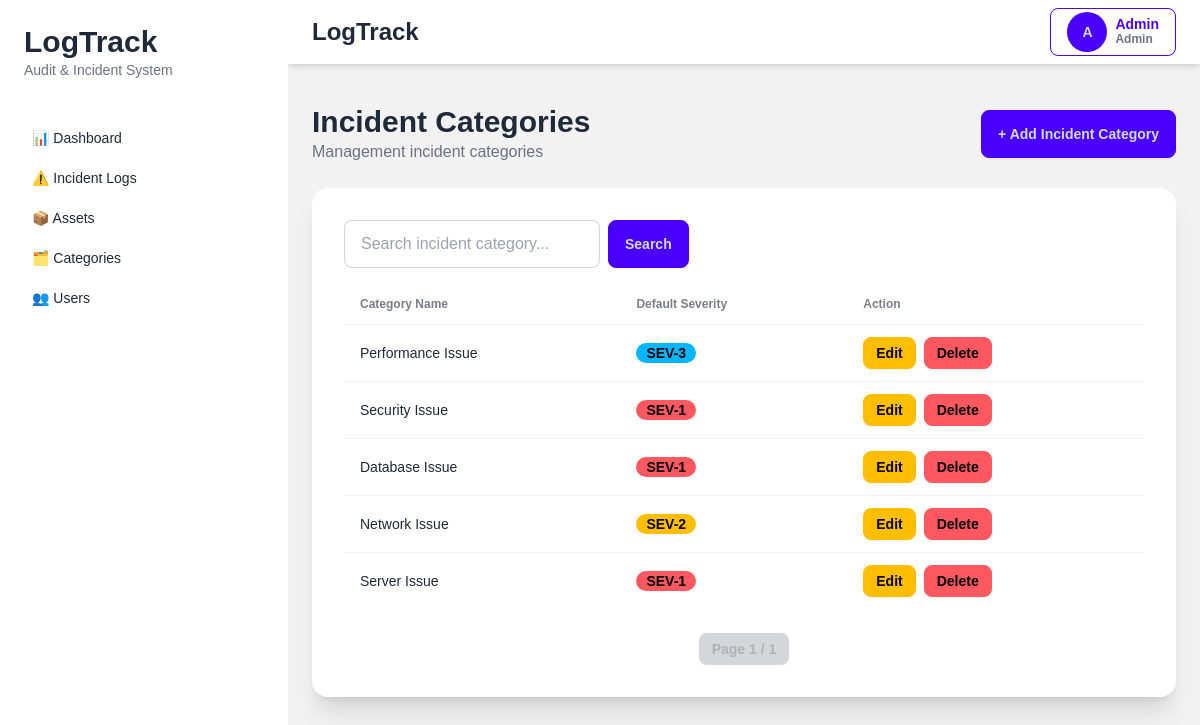
The app's page /incident_categories (signed in), older data.
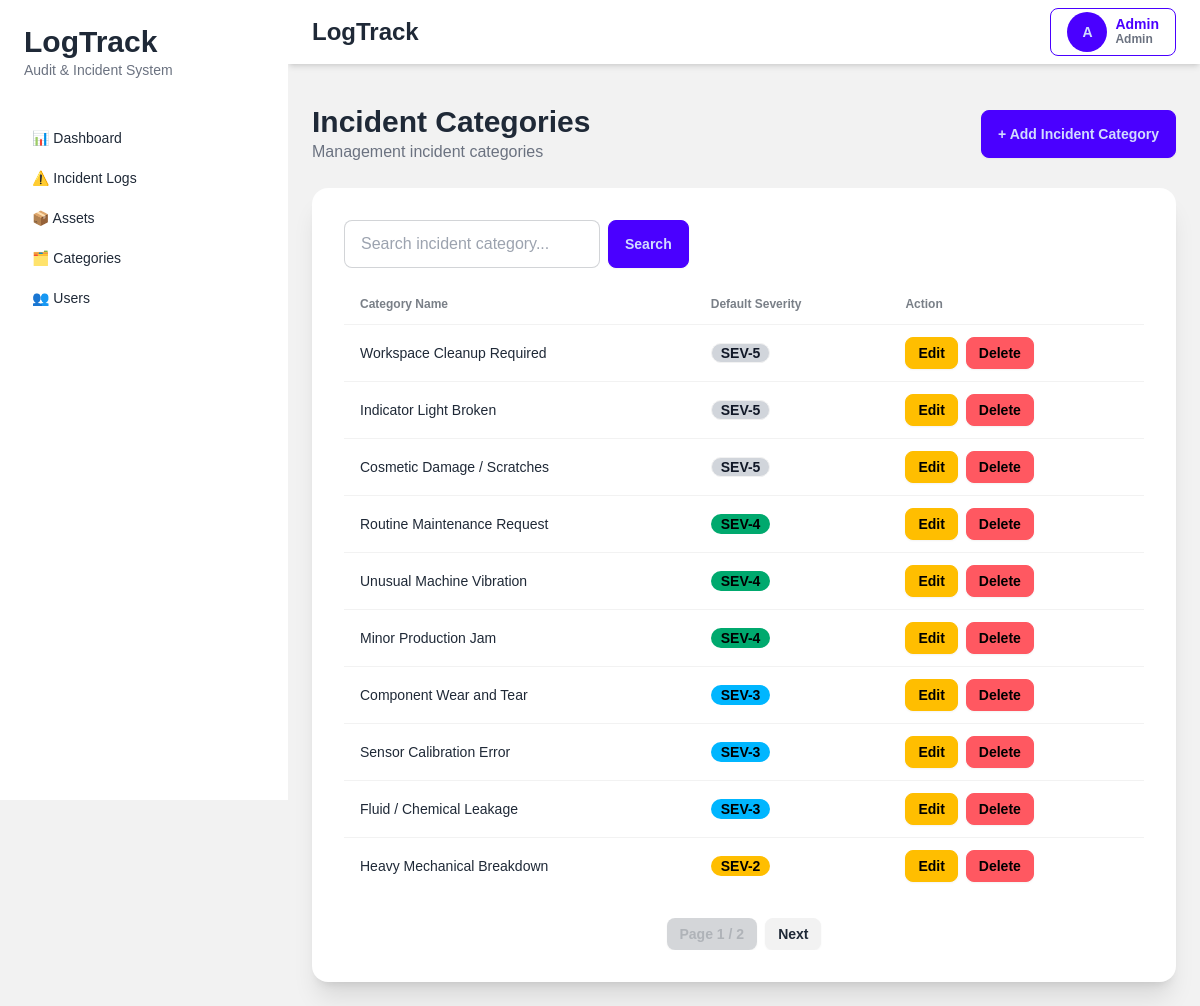
The same page, newer data.
### tables this page shows
CREATE TABLE incident_categories (

    id INTEGER PRIMARY KEY AUTOINCREMENT,

    category_name VARCHAR(255) NOT NULL,

    default_severity VARCHAR(50) NOT NULL,

    created_at DATETIME,

    updated_at DATETIME,

    is_deleted INTEGER DEFAULT 0
);

### app/controllers/incident_category_controller.py (the view, shortened to what this page needs)
def incident_category_index():
    conn = None
    try:
        conn = get_db_connection()
        role = session.get("role")
        role = int(role) if role is not None else 2
        page = request.args.get("page", 1, type=int)
        q = request.args.get("q", "")
        limit = 10
        offset = (page - 1) * limit
        if role == 0:
            base_query = "FROM incident_categories WHERE 1=1"
        else:
            base_query = "FROM incident_categories WHERE is_deleted = 0"
        params = []
        if q:
            base_query += " AND (category_name LIKE ? OR default_severity LIKE ?)"
            params.extend([f"%{q}%", f"%{q}%"])
        total = conn.execute(
            f"SELECT COUNT(*) {base_query}",
            params
        ).fetchone()[0]
        incident_categories = conn.execute(
            f"""
            SELECT *
            {base_query}
            ORDER BY id DESC
            LIMIT ? OFFSET ?
            """,
            params + [limit, offset]
        ).fetchall()
        total_pages = (total + limit - 1) // limit
        return render_template(
            "incident_categories/index.html",
            incident_categories=incident_categories,
            page=page,
            total_pages=total_pages,
            q=q,
            role=role
        )
    finally:
        if conn:
            conn.close()

### app/app.py (called while the page is built)
def create_app():
    app = Flask(__name__)
    app.config.from_object(
        "app.config.Config"
    )
    app.add_template_filter(
        timesince,
        "timesince"
    )
    @app.context_processor
    def inject_user():
        return {
            "role": session.get("role"),
            "user_name": session.get("name"),
            "user_id": session.get("user_id")
        }
    from app.routes.web import register_routes
    register_routes(app)
    return app

### app/database/connection.py (called while the page is built)
def get_db_connection():
    conn = sqlite3.connect(
        Config.DATABASE_PATH,
        timeout=30,
        isolation_level=None,
        check_same_thread=False
    )
    conn.row_factory = sqlite3.Row
    conn.execute("PRAGMA foreign_keys = ON")
    conn.execute("PRAGMA journal_mode = WAL")
    return conn

### app/templates/incident_categories/index.html (shortened to what this page needs)
{% extends "layouts/app.html" %}  {% block content %}
<div class="flex items-center justify-between mb-6">
  <div>
    <h1 class="text-3xl font-bold">Incident Categories</h1>
    <p class="text-gray-500">Management incident categories</p>
  </div>
  <a href="/incident_categories/create" class="btn btn-primary">
    + Add Incident Category
  </a>
</div>
<div class="card bg-base-100 shadow-xl">
  <div class="card-body">
    <div class="overflow-x-auto">
      <form method="GET" class="flex gap-2 mb-4">
        <input
          type="text"
          name="q"
          value="{{ q }}"
          placeholder="Search incident category..."
          class="input input-bordered w-64" />
        <button class="btn btn-primary">Search</button>
      </form>
      <table class="table">
        <thead>
          <tr>
            <th>Category Name</th>
            <th>Default Severity</th>
            <th>Action</th>
          </tr>
        </thead>
        <tbody>
          {% for incident_category in incident_categories %}
          <tr>
            <td>{{ incident_category.category_name }}</td>
            <td>
              {% if incident_category.default_severity == 'SEV-1' %}
              <div class="badge badge-error text-black font-bold">SEV-1</div>
              {% elif incident_category.default_severity == 'SEV-2' %}
              <div class="badge badge-warning text-black font-bold ">SEV-2</div>
              {% elif incident_category.default_severity == 'SEV-3' %}
              <div class="badge badge-info text-black font-bold">SEV-3</div>
              {% elif incident_category.default_severity == 'SEV-4' %}
              <div class="badge badge-success text-black font-bold">SEV-4</div>
              {% elif incident_category.default_severity == 'SEV-5' %}
              <div class="badge bg-gray-300 text-gray-900 font-bold whitespace-nowrap">
                SEV-5
              </div>
              {% else %}
              <div class="badge badge-outline">
                {{ incident_category.default_severity }}
              </div>
              {% endif %}
            </td>
            <td class="flex gap-2">
              <a
                href="/incident_categories/{{ incident_category.id }}/edit"
                class="btn btn-warning btn-sm">
                Edit
              </a>
              {% if role != 2 and incident_category.is_deleted == 0 %}
              <button
                class="btn btn-error btn-sm"
                onclick="openModal('delete', {{ incident_category.id }})">
                Delete
              </button>
              {% endif %}
            </td>
          </tr>
          {% endfor %}
        </tbody>
      </table>
      <div class="flex justify-center mt-6 gap-2">
        <span class="btn btn-sm btn-disabled">
          Page {{ page }} / {{ total_pages }}
        </span>
        {% if page < total_pages %}
        <a
          href="/incident_categories?page={{ page + 1 }}&q={{ q }}"
          class="btn btn-sm">
          Next
        </a>
        {% endif %}
      </div>
    </div>
  </div>
</div>
{% endblock %}

Row changes from the older to the newer data that the page shows:
no longer on this page (row edited): incident_categories: category_name "Performance Issue", default_severity "SEV-3"
no longer on this page (row edited): incident_categories: category_name "Security Issue", default_severity "SEV-1"
no longer on this page (row edited): incident_categories: category_name "Database Issue", default_severity "SEV-1"
no longer on this page (row edited): incident_categories: category_name "Network Issue", default_severity "SEV-2"
no longer on this page (row edited): incident_categories: category_name "Server Issue", default_severity "SEV-1"
added incident_categories: category_name "Workspace Cleanup Required", default_severity "SEV-5"
added incident_categories: category_name "Indicator Light Broken", default_severity "SEV-5"
added incident_categories: category_name "Cosmetic Damage / Scratches", default_severity "SEV-5"
added incident_categories: category_name "Routine Maintenance Request", default_severity "SEV-4"
added incident_categories: category_name "Unusual Machine Vibration", default_severity "SEV-4"
added incident_categories: category_name "Minor Production Jam", default_severity "SEV-4"
added incident_categories: category_name "Component Wear and Tear", default_severity "SEV-3"
added incident_categories: category_name "Sensor Calibration Error", default_severity "SEV-3"
added incident_categories: category_name "Fluid / Chemical Leakage", default_severity "SEV-3"
added incident_categories: category_name "Heavy Mechanical Breakdown", default_severity "SEV-2"
Text that changed along with them:
{{ total_pages }}: "1" → "2"
text now shown: "Next"
